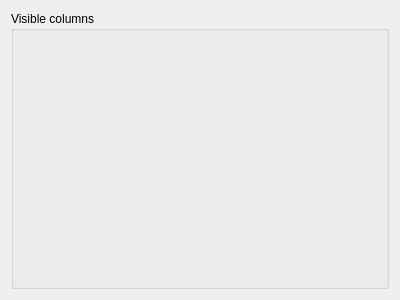
<?xml version="1.0" encoding="UTF-8"?>
<ui version="4.0">
 <class>RunsSettingsPage</class>
 <widget class="QWidget" name="RunsSettingsPage">
  <property name="geometry">
   <rect>
    <x>0</x>
    <y>0</y>
    <width>400</width>
    <height>300</height>
   </rect>
  </property>
  <property name="windowTitle">
   <string>Form</string>
  </property>
  <layout class="QVBoxLayout" name="verticalLayout">
   <item>
    <widget class="QGroupBox" name="groupBox">
     <property name="title">
      <string>Visible columns</string>
     </property>
     <layout class="QVBoxLayout" name="columnsLayout"/>
    </widget>
   </item>
  </layout>
 </widget>
 <resources/>
 <connections/>
</ui>
